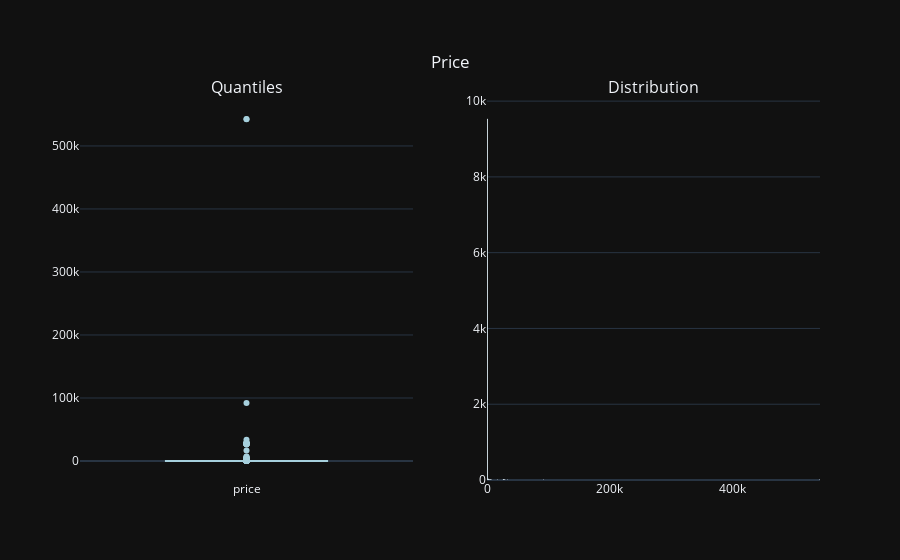

Here is the notebook cell this chart was saved with:
### Code cell
num_var_summary(df, "price")

### Figure 1 — Plotly figure (JSON) as saved in the notebook; plotly's stock layout.template omitted (floating-point values rounded to 4 significant figures; data arrays with more than 128 entries replaced by an {"elided": "..."} marker saying what was removed)
{"data": [{"marker": {"color": "#A6D0DD"}, "name": "price", "showlegend": false, "type": "box", "xaxis": "x", "y": {"elided": "9619 float values"}, "yaxis": "y"}, {"marker": {"color": "#0A4D68", "line": {"color": "#DBE6EC", "width": 1}}, "name": "price", "showlegend": false, "type": "histogram", "x": {"elided": "9619 float values"}, "xaxis": "x2", "xbins": {"end": 542800.0, "start": 0}, "yaxis": "y2"}], "layout": {"annotations": [{"font": {"size": 16}, "showarrow": false, "text": "Quantiles", "x": 0.225, "xanchor": "center", "xref": "paper", "y": 1, "yanchor": "bottom", "yref": "paper"}, {"font": {"size": 16}, "showarrow": false, "text": "Distribution", "x": 0.775, "xanchor": "center", "xref": "paper", "y": 1, "yanchor": "bottom", "yref": "paper"}], "autosize": true, "title": {"text": "Price", "x": 0.5, "xanchor": "center", "y": 0.9, "yanchor": "top"}, "xaxis": {"anchor": "y", "autorange": true, "domain": [0, 0.45], "range": [-0.5, 0.5], "type": "category"}, "xaxis2": {"anchor": "y2", "autorange": true, "domain": [0.55, 1], "range": [0, 543000], "type": "linear"}, "yaxis": {"anchor": "x", "autorange": true, "domain": [0, 1], "range": [-30150.0, 572900.0], "type": "linear"}, "yaxis2": {"anchor": "x2", "autorange": true, "domain": [0, 1], "range": [0, 10030.0]}}}
